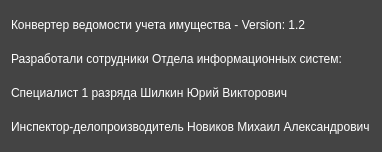
<?xml version="1.0" encoding="UTF-8"?>
<ui version="4.0">
 <class>Dialog</class>
 <widget class="QDialog" name="Dialog">
  <property name="windowModality">
   <enum>Qt::NonModal</enum>
  </property>
  <property name="enabled">
   <bool>true</bool>
  </property>
  <property name="geometry">
   <rect>
    <x>0</x>
    <y>0</y>
    <width>382</width>
    <height>152</height>
   </rect>
  </property>
  <property name="minimumSize">
   <size>
    <width>382</width>
    <height>152</height>
   </size>
  </property>
  <property name="maximumSize">
   <size>
    <width>382</width>
    <height>152</height>
   </size>
  </property>
  <property name="cursor">
   <cursorShape>ArrowCursor</cursorShape>
  </property>
  <property name="contextMenuPolicy">
   <enum>Qt::DefaultContextMenu</enum>
  </property>
  <property name="windowTitle">
   <string>Dialog</string>
  </property>
  <property name="windowIcon">
   <iconset resource="Images.qrc">
    <normaloff>:/roskazna.png</normaloff>:/roskazna.png</iconset>
  </property>
  <property name="styleSheet">
   <string notr="true">background-color: #444444;
color: white;</string>
  </property>
  <layout class="QVBoxLayout" name="verticalLayout">
   <item>
    <widget class="QLabel" name="label_4">
     <property name="text">
      <string>Конвертер ведомости учета имущества - Version: 1.2</string>
     </property>
    </widget>
   </item>
   <item>
    <widget class="QLabel" name="label_2">
     <property name="styleSheet">
      <string notr="true">font: 75 8pt &quot;MS Shell Dlg 2&quot;;</string>
     </property>
     <property name="text">
      <string>Разработали сотрудники Отдела информационных систем:</string>
     </property>
    </widget>
   </item>
   <item>
    <widget class="QLabel" name="label_5">
     <property name="text">
      <string>Специалист 1 разряда Шилкин Юрий Викторович</string>
     </property>
    </widget>
   </item>
   <item>
    <widget class="QLabel" name="label">
     <property name="text">
      <string>Инспектор-делопроизводитель Новиков Михаил Александрович</string>
     </property>
    </widget>
   </item>
  </layout>
 </widget>
 <resources>
  <include location="Images.qrc"/>
 </resources>
 <connections/>
</ui>
